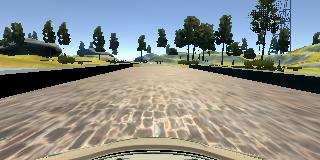
#> input picture test.jpg, 320 x 160 px
$ jupyter execute --allow-errors model_retrain_s.ipynb
#> lines starting #> are read from the running program, lines starting #| are printed output that depends on the picture
[cell 1]
import matplotlib.pyplot as plt
import numpy as np
import pandas as pd
from resizeimage import resizeimage
from PIL import Image
from keras.models import model_from_json
from keras.preprocessing.image import ImageDataGenerator, array_to_img, img_to_array
from keras.models import Sequential
from keras.layers import Convolution2D, MaxPooling2D
from keras.layers.core import Dense, Activation, Flatten, Dropout, Lambda
from keras.layers.convolutional import Convolution2D
from keras.optimizers import Adam
from keras import backend as K
from keras.layers.advanced_activations import LeakyReLU, ELU
import random
from sklearn.utils import shuffle
from sklearn.model_selection import train_test_split
import cv2
import math

[cell 2]
def shift_image_pixel(image, steer, trans_range):
    # Shape of image
    rows, cols = image.shape[:2]
#     print('height is {}'.format(rows))
#     print('width is {}'.format(cols))
    # Translation
    tr_x = trans_range*np.random.uniform()-trans_range/2
    steer_angle = steer + tr_x/trans_range*2*.2
    print('pixel shift x is {}'.format(tr_x))
    print('angle shift is {}'.format(tr_x/trans_range*2*.2))
    tr_y = 40*np.random.uniform()-40/2
    print('pixel shift y is {}'.format(tr_y))
    #tr_y = 0
    Trans_M = np.float32([[1,0,tr_x],[0,1,tr_y]])
    image_tr = cv2.warpAffine(image,Trans_M,(cols, rows))

    return image_tr, steer_angle

[cell 3]
# test shift_image_pixel
img = cv2.imread('test.jpg')
#> img is the input picture: shape (160, 320, 3); mean B, G, R 134.7, 139.8, 137.7
processed_img, shifted_angle = shift_image_pixel(img, 10, 100)
#> in shift_image_pixel, `image_tr = cv2.warpAffine(image,Trans_M,(cols, rows))`:
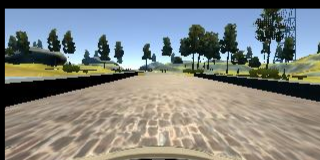
#> image_tr: shape (160, 320, 3); mean B, G, R 126.1, 129.8, 127.2
#> shifted_angle = 10.02
#show before image
plt.axis("off")
plt.imshow(cv2.cvtColor(img, cv2.COLOR_BGR2RGB))
plt.show()
cv2.imwrite('shift_image_pixel-before.jpg', img)

#show after image
plt.axis("off")
plt.imshow(cv2.cvtColor(processed_img, cv2.COLOR_BGR2RGB))
plt.show()
cv2.imwrite('shift_image_pixel-after.jpg', processed_img)
#> Out = True

[cell 4]
def add_random_brightness(image_data):
    # Convert to HSV from RGB
    hsv = cv2.cvtColor(image_data, cv2.COLOR_RGB2HSV)
#> hsv: shape (160, 320, 3); mean H, S, V 70.5, 81.1, 157.6
    # Generate random number to apply to brightness channel
    rand = random.uniform(0.25,1.0)
    hsv[:,:,2] = rand*hsv[:,:,2]
#> hsv: shape (160, 320, 3); mean H, S, V 70.5, 81.1, 138.7
    # Convert back to RGB colorspace
    processed_img = cv2.cvtColor(hsv, cv2.COLOR_HSV2RGB)
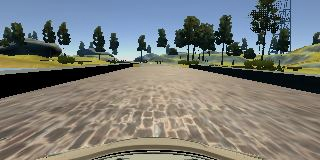
#> processed_img: shape (160, 320, 3); mean B, G, R 118.3, 122.7, 121
    print("brightness factor is {}".format(rand))
    return processed_img

[cell 5]
# test add_random_brightness
img = cv2.imread('test.jpg')
processed_img = add_random_brightness(img)
#show before image
plt.axis("off")
plt.imshow(cv2.cvtColor(img, cv2.COLOR_BGR2RGB))
plt.show()
cv2.imwrite('add_random_brightness-before.jpg', img)
#show after image
plt.axis("off")
plt.imshow(cv2.cvtColor(processed_img, cv2.COLOR_BGR2RGB))
plt.show()
cv2.imwrite('add_random_brightness-after.jpg', processed_img)
#> Out = True

[cell 6]
# parameters for the model
EPOCHS = 8
img_width, img_height = 320, 160
n_channels = 3  # color image has 3 channels
RESIZE_IMAGE_W = 200
RESIZE_IMAGE_H = 66
batch_size = 128
user_data = False
CROP_PIXEL_FROM_TOP = 60
CROP_PIXEL_FROM_BOTTOM = 25

[cell 7]
# Crop the sky and car hood
def crop_image(image_data):
    shape = image_data.shape
#> shape = (160, 320, 3)
    cropped_img = image_data[CROP_PIXEL_FROM_TOP:shape[0]-CROP_PIXEL_FROM_BOTTOM,:]
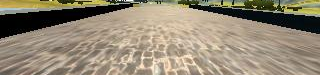
#> cropped_img: shape (75, 320, 3); mean B, G, R 116.4, 136.5, 147.8
    return cropped_img

[cell 8]
# test crop_image
img = cv2.imread('test.jpg')
processed_img = crop_image(img)
#show before image
plt.axis("off")
plt.imshow(cv2.cvtColor(img, cv2.COLOR_BGR2RGB))
plt.show()
cv2.imwrite('crop_image-before.jpg', img)
#show after image
plt.axis("off")
plt.imshow(cv2.cvtColor(processed_img, cv2.COLOR_BGR2RGB))
plt.show()
print('cropped image width is {}'.format(processed_img.shape[1]))
#| cropped image width is 320
print('cropped image height is {}'.format(processed_img.shape[0]))
#| cropped image height is 75
cv2.imwrite('crop_image-after.jpg', processed_img)
#> Out = True

[cell 9]
if (user_data == True):
  csv_file_path = 'driving_log.csv'
else:
  csv_file_path = 'data//driving_log.csv'

[cell 10]
def flip_image(img, angle):
#> called with angle = 15
    flipped_img = cv2.flip(img,1)
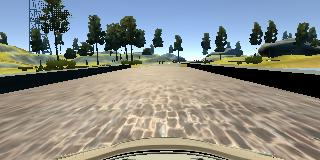
#> flipped_img: shape (160, 320, 3); mean B, G, R 134.7, 139.8, 137.7
    angle = -angle
    return flipped_img, angle

[cell 11]
# test flip_image
img = cv2.imread('test.jpg')
steering_angle = 15.
processed_img, angle = flip_image(img, steering_angle)
#> angle = -15
#show before image
plt.axis("off")
plt.imshow(cv2.cvtColor(img, cv2.COLOR_BGR2RGB))
plt.show()
cv2.imwrite('flip_image-before.jpg', img)

#show after image
plt.axis("off")
plt.imshow(cv2.cvtColor(processed_img, cv2.COLOR_BGR2RGB))
plt.show()
cv2.imwrite('flip_image-after.jpg', processed_img)
print('flipped image width is {}'.format(processed_img.shape[1]))
#| flipped image width is 320
print('flipped image height is {}'.format(processed_img.shape[0]))
#| flipped image height is 160
print('angle before flipping is {}'.format(steering_angle))
print('angle after flipping is {}'.format(angle))
#| angle after flipping is -15.0

[cell 12]
def transform_image_in_y_axis(image):
    mu, sigma = 0.9, 0.1 # mean and standard deviation
    ratio = np.random.normal(mu, sigma)
    img_h,img_w,ch = image.shape
#> img_h = 160; img_w = 320; ch = 3
    input_pts = np.float32([[0,0],[img_w,0],[0,img_h]])
#> input_pts = [[0, 0], [320, 0], [0, 160]]
    output_h_top = img_h * (1.0 - ratio)/2
#> output_h_top = 0.17
    output_h_bottom = img_h - output_h_top
#> output_h_bottom = 159.8
    output_pts = np.float32([[0,output_h_top],[img_w,output_h_top],[0,output_h_bottom]])
#> output_pts = [[0, 0.17], [320, 0.17], [0, 159.8]]
    M = cv2.getAffineTransform(input_pts,output_pts)
    processed_img = cv2.warpAffine(image,M,(img_w,img_h))
    return processed_img

[cell 13]
# test transform_image_in_y_axis
img = cv2.imread('test.jpg')
steering_angle = 15.
processed_img = transform_image_in_y_axis(img)
#show before image
plt.axis("off")
plt.imshow(cv2.cvtColor(img, cv2.COLOR_BGR2RGB))
plt.show()
cv2.imwrite('transform_image_in_y_axis-before.jpg', img)

#show after image
plt.axis("off")
plt.imshow(cv2.cvtColor(processed_img, cv2.COLOR_BGR2RGB))
plt.show()
cv2.imwrite('transform_image_in_y_axis-after.jpg', processed_img)
print('squeezed image width is {}'.format(processed_img.shape[1]))
#| squeezed image width is 320
print('squeezed image height is {}'.format(processed_img.shape[0]))
#| squeezed image height is 160

[cell 14]
# [21 lines left out: function add_random_shadow, not called in this run]

[cell 15]
# [10 lines left out: function add_random_shadow_v2, not called in this run]

[cell 16]
def add_random_shadow_with_polygon(image):
    overlay = image.copy()
    output = image.copy()
    black = (0, 0, 0)
    top_x1, top_x2, bottom_x1, bottom_x2 = 0, img_width, 0, img_width
    random_choice = np.random.randint(2)
    if (random_choice == 1):
        # shadow fills to the left edge
        top_x2 = np.random.randint(1, img_width)
        bottom_x2 = np.random.randint(1, img_width)
    else:
        # shadow fills to the right edge
        top_x1 = np.random.randint(1, img_width)
        bottom_x1 = np.random.randint(1, img_width)

    points = np.array([[top_x1, 0], [top_x2, 0], [bottom_x2, img_height], [bottom_x1, img_height]], np.int32)
    cv2.fillConvexPoly(overlay, points, black)
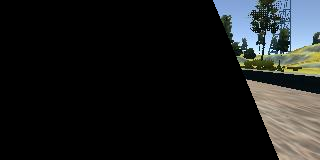
#> overlay: shape (160, 320, 3); mean B, G, R 29.2, 29.5, 27.8
    alpha = 0.6
    cv2.addWeighted(overlay, alpha, output, 1 - alpha, 0, output)
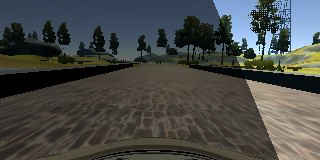
#> output: shape (160, 320, 3); mean B, G, R 71.4, 73.6, 71.8
    return output

[cell 17]
# add_random_shadow
img = cv2.imread('test.jpg')
steering_angle = 15.
processed_img = add_random_shadow_with_polygon(img)
#show before image
plt.axis("off")
plt.imshow(cv2.cvtColor(img, cv2.COLOR_BGR2RGB))
plt.show()
cv2.imwrite('add_random_shadow_with_polygon-before.jpg', img)

#show after image
plt.axis("off")
plt.imshow(cv2.cvtColor(processed_img, cv2.COLOR_BGR2RGB))
plt.show()
cv2.imwrite('add_random_shadow_with_polygon-after.jpg', processed_img)
#> Out = True

[cell 18]
# this is the output labels for each frame
driving_log = pd.read_csv(csv_file_path)
#> (reads data/driving_log.csv from the repository)
